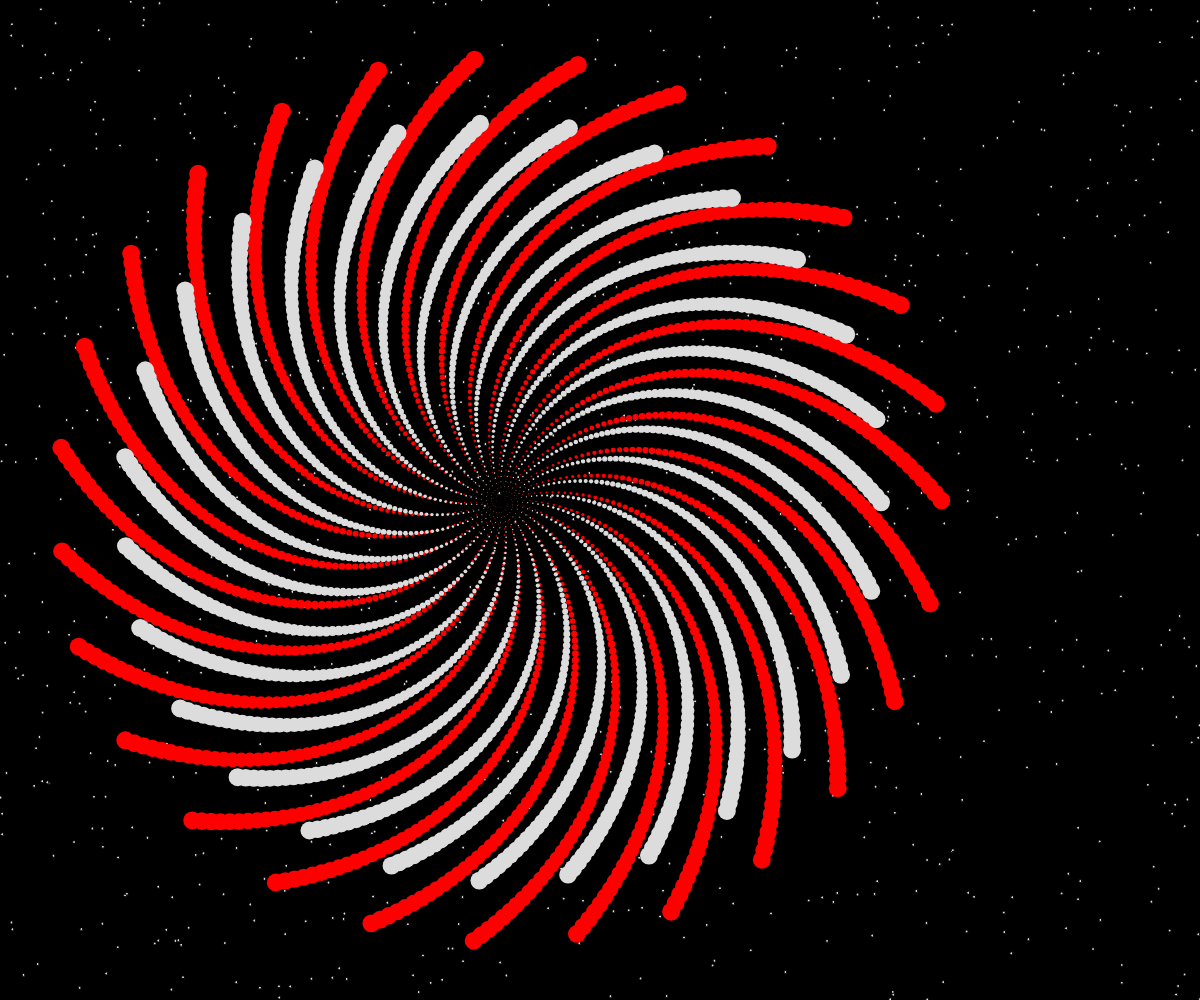
Frame 1 (no input)
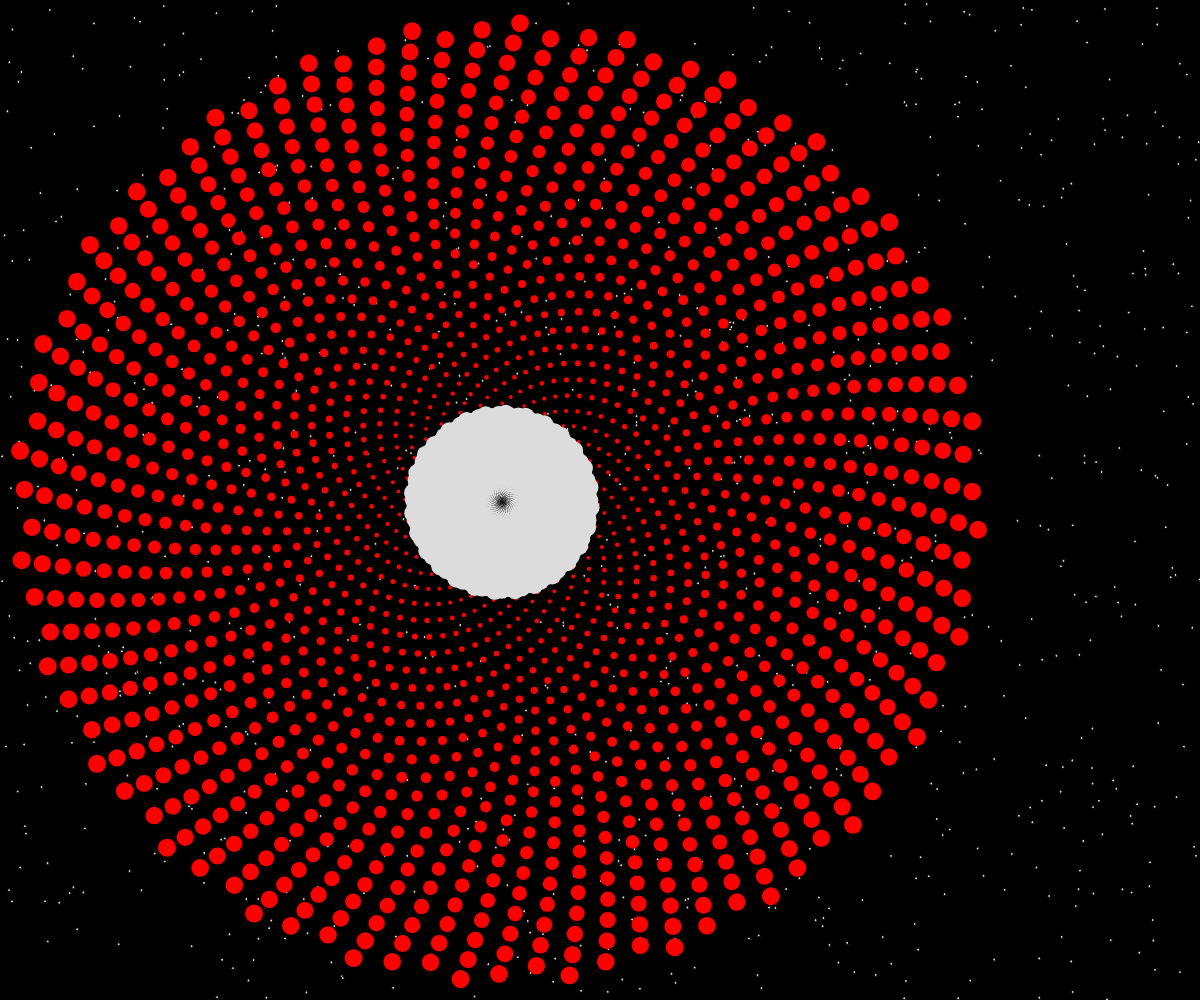
Frame 60 (no input)
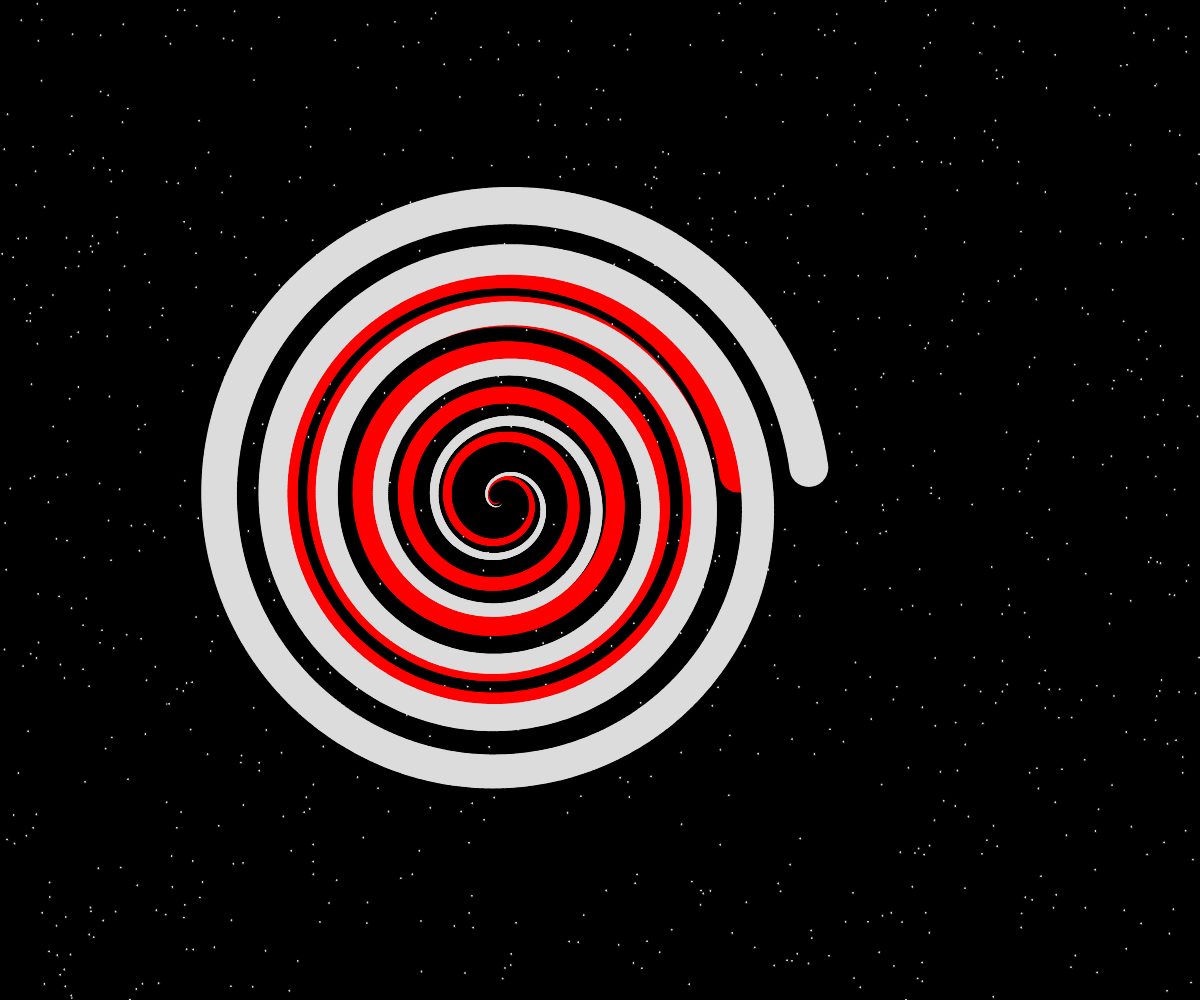
Frame 120 (the mouse pressed at the canvas centre since frame 60)

The p5.js sketch that drew these frames (run headless with seeded random() and noise() and a simulated clock; from frame 60 on, the mouse is pressed at the canvas centre):

// p5.js sketch
// ── sketch.js
let circles = 2000;
let goldenRatio = (Math.sqrt(5) + 2) / 2 + 3;
//56493


function setup() {
  frameRate(60);
	createCanvas(windowWidth, windowHeight);
	rectMode(CENTER);
	noCursor();
}

function draw() {
      	background(0);
  for(let stars = 0; stars < 1000; stars ++){
    fill(220)
    ellipse(random(width), random(height), 3)
  }
    // noLoop();
  // for(let i = 0; i < 3; i ++){
    let spiralValue = random(7000, 9929299)
    push();
  fill(255,0,0)
      drawSpiral(500,500, spiralValue);

  pop();
    push();
fill(220)   
  stroke(220)
        drawSpiral(502,502, spiralValue);
    pop();

  }
// }

function windowResized() {
	resizeCanvas(windowWidth, windowHeight);
}
function drawSpiral(spiralX, spiralY, spiralShape){
  
    let goldenAngle = goldenRatio * (spiralShape + Math.PI);

    let pos = createVector(spiralX, spiralY);
  console.log(pos)
	let circle_rad = (windowWidth * random(0.005, 0.1));
	let spiral = createVector(map(mouseX, 0, width, 0.006, 0.02), map(mouseY, 0, height, 0.003, 0.005));

	for (let i = 0; i <= circles; ++i) {
          let FPS = 40;

        let t = frameCount/FPS //framecount is P5 keeping track of how many frames have passed since sketch started
      
		let r = spiral.x * 1.5 *i;
		let ratio = i / circles;
       // TAU/numDivs * n + t/(sizes[n]/2)
		let angle = i * goldenAngle * t;
		let spiral_rad = ratio * 3 * circle_rad;
		let x = pos.x + sin(angle) * 1.5*spiral_rad ;
      //tan(angle)/5
		let y = pos.y + cos(angle) * 1.5*spiral_rad;
        let colorPicker = random()
//         if (colorPicker > 0.8){
//           // fill(255,200,0)
//           fill(255,20,200)
//         }else if (colorPicker > 0.5 && colorPicker < 0.8){
//           fill(0,255,200)
//         }else{
//           fill(200,0,255)
//                     fill(0,0,255,150)

//         }
        // fill(220,220,220, random(200))
		// fill(random(r * 100), 100, random(200));
		noStroke();
		ellipse(x, y, r);
       
	}
    
}
